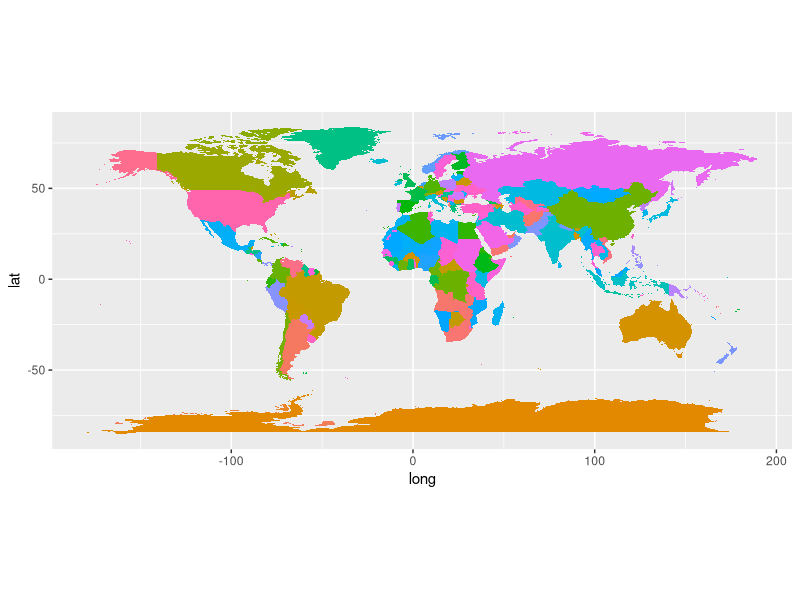

The R source for this figure:
## ---- chunk 1
knitr::opts_chunk$set(message = FALSE,  
                      warning = FALSE)   
## ---- chunk 2
library(ggplot2)
world <- ggplot2:::map_data("world")

set.seed(1)

ggplot() +
  
  geom_polygon(data = world,
               aes(x = long,
                   y = lat, 
                   group = group,
                   fill = as.factor(group))) + 
  
  coord_equal() +
  
  theme(legend.position = "none")
## ---- chunk 3
library(readxl)
df <- read_excel("dataset/total_fertility_rate_2015_2026.xlsx")
df <- as.data.frame(df)
df <- df |> subset(Year == "2026")
## ---- chunk 4
library(ggplot2)
world <- map_data("world")
## ---- chunk 5
df_Antigua <- df |> subset(Country == "Antigua and Barbuda")
df_Antigua$Country <- "Antigua"

df_Barbuda <- df |> subset(Country == "Antigua and Barbuda")
df_Barbuda$Country <- "Barbuda"

df <- df |> subset(Country != "Antigua and Barbuda")

df <- rbind(df, df_Antigua, df_Barbuda)

row.names(df) <- NULL

df |> dplyr:::arrange(desc(Year), Country) -> df
## ---- chunk 6
df$Country[which(df$Country == "Brunei Darussalam")] <- "Brunei"
## ---- chunk 7
df$Country[which(df$Country == "United States")] <- "USA"
## ---- chunk 8
df$Country[which(df$Country == "United Kingdom")] <- "UK"

df$Country[which(df$Country == "Republic of Moldova")] <- "Moldova"

df$Country[which(df$Country == "Bonaire, Sint Eustatius and Saba")] <- "Bonaire"

df$Country[which(df$Country == "Congo, Democratic Republic of the")] <- "Democratic Republic of the Congo"

df$Country[which(df$Country == "Congo")] <- "Republic of Congo"

df$Country[which(df$Country == "Curaçao")] <- "Curacao"

df$Country[which(df$Country == "British Virgin Islands" )] <- "Virgin Islands"

df$Country[which(df$Country == "State of Palestine" )] <- "Palestine"

df$Country[which(df$Country == "Cabo Verde" )] <- "Cape Verde"

df$Country[which(df$Country == "Syrian Arab Republic" )] <- "Syria"

df$Country[which(df$Country == "Trinidad and Tobago" )] <- "Tobago"

df$Country[which(df$Country == "Côte d'Ivoire" )] <- "Ivory Coast"
## ---- chunk 9
unique(world$region) -> country_map

unique(df$Country) -> country_tfr

setdiff(country_tfr, country_map) # ten quoc gia co trong tfr nhung ko co trong country_map

setdiff(country_map, country_tfr) # ten quoc gia co trong country_map nhung ko co trong tfr
## ---- chunk 10
gsub(pattern = " per woman",
     replacement = "",
     df$Total_fertility_rate) -> df$Total_fertility_rate

df$Total_fertility_rate <- as.numeric(df$Total_fertility_rate)
## ---- chunk 11
names(df)[2] <- "region"
## ---- chunk 12
world_ok <- merge(x = world,
                  y = df[ , 2:3],
                  all.x = TRUE,
                  by = "region")
## ---- chunk 13
world_ok <- world_ok[ , c(names(world), "Total_fertility_rate")]
## ---- chunk 14
world_ok |> dplyr:::arrange(order) -> world_ok
## ---- chunk 15
identical(sort(world_ok$order), sort(world$order))

identical(world_ok$order, world$order)
## ---- chunk 16
summary(df$Total_fertility_rate)
## ---- chunk 17
# những quốc gia không có thông tin tỷ lệ sinh
world_ok_NA <- world_ok[which(is.na(world_ok$Total_fertility_rate)) , ]
unique(world_ok_NA$region)
## ---- chunk 18
worldplot <- ggplot() +
  
  geom_polygon(data = world_ok,
               aes(x = long,
                   y = lat, 
                   group = group,
                   fill = Total_fertility_rate)) + 
  
  coord_equal() +
  scale_fill_viridis_c(option = "B",
                       direction = -1,
                       name = "Total fertility rate 2026 (numeber children per woman)",
                       limits = c(0,8),
                       breaks = c(0:8),
                       guide = guide_colorbar(barwidth = 30,
                                              barheight = 1)) +
  
  
  theme_bw(base_size = 16) +
  
  theme(legend.position = "top") +
  
  theme(legend.direction = "horizontal") +
  
  theme(legend.title.position  = "top") +
  
  theme(legend.title  = element_text(color = "red",
                                     size = 16)) +
  
  labs(x = "Longitude",
       y = "Latitude")
# worldplot
## ---- chunk 19
# ggsave(filename = "worldplot_2026.png",
#        plot = worldplot,
#        width = 10,
#        height = 6,
#        dpi = 300,
#        units = "in")
